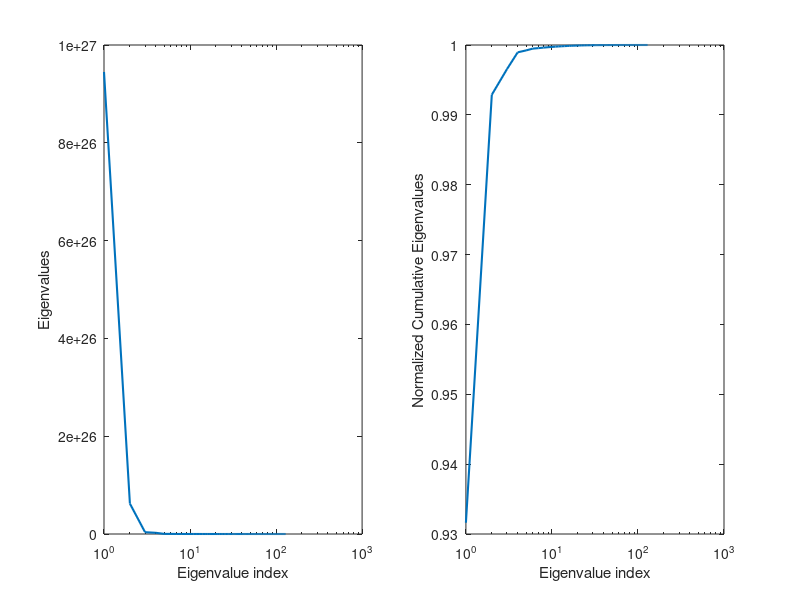
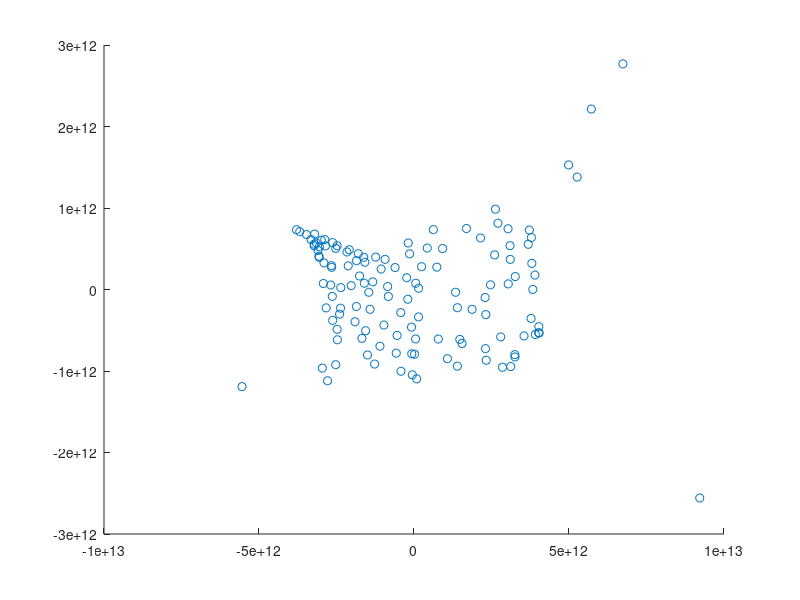

Write the MATLAB code that produced these figures, in order.
% loading files
us_data = load('us_city_distance.mat');
world_distance = load('world_city_distance.mat');

% part a

% getting data from us_city_distance file
us_d = us_data.d;
us_names = us_data.names;
num_nodes = length(us_d);

% creating graph
k = 10;
DG = Inf(num_nodes);

for i = 1:num_nodes
    DG(i,i) = 0;
end

for i = 1:num_nodes
    % getting k nearest nodes
    [ds, ids] = sort(us_d(i,:));
    k_d = ds(2:k+1);
    k_id = ids(2:k+1);
    
    % adding edge to graph
    for j = 1:k
        if i < k_id(j)
            % Twice since the matrix is symmetric
            DG(i,k_id(j)) = k_d(j);
            DG(k_id(j),i) = k_d(j);
        end
    end
end

% building all shortest path graph (Floyd-Marshall algorithm)
for k = 1:num_nodes
    for i = 1:num_nodes
        for j = 1:num_nodes
            % Distances from i to j directly and passing through k
            d_ij = DG(i,j);
            d_ikj = DG(i,k) + DG(k,j);
            new_d = min(d_ij, d_ikj);
            
            % Updating edges
            DG(i,j) = new_d;
        end
    end
end

% creating H matrix
H = eye(num_nodes) - (1/num_nodes)*ones(num_nodes, 1)*ones(1,num_nodes);
S = DG.^2;

% computing tau d_g
T_DG = -H*S*H/2;
[eigvec, full_eigval, ignore] = svd(cov(T_DG));

eigval = diag(full_eigval);
figure;
subplot(1, 2, 1);
semilogx(1:1:size(S, 1), eigval, 'LineWidth', 1.5);
xlabel('Eigenvalue index');
ylabel('Eigenvalues');

cum_eigval = cumsum(eigval);
subplot(1, 2, 2);
semilogx(1:1:size(S, 1), cum_eigval/cum_eigval(length(cum_eigval)), 'LineWidth', 1.5);
xlabel('Eigenvalue index');
ylabel('Normalized Cumulative Eigenvalues');

d = 3;
y = zeros(num_nodes, d);
d_eigvec = eigvec(:,1:d);

for i = 1:num_nodes
    for j = 1:d
        y(i,j) = sqrt(eigval(j)) * eigvec(i,j);
    end
end

figure, scatter(y(:,1), y(:,2))